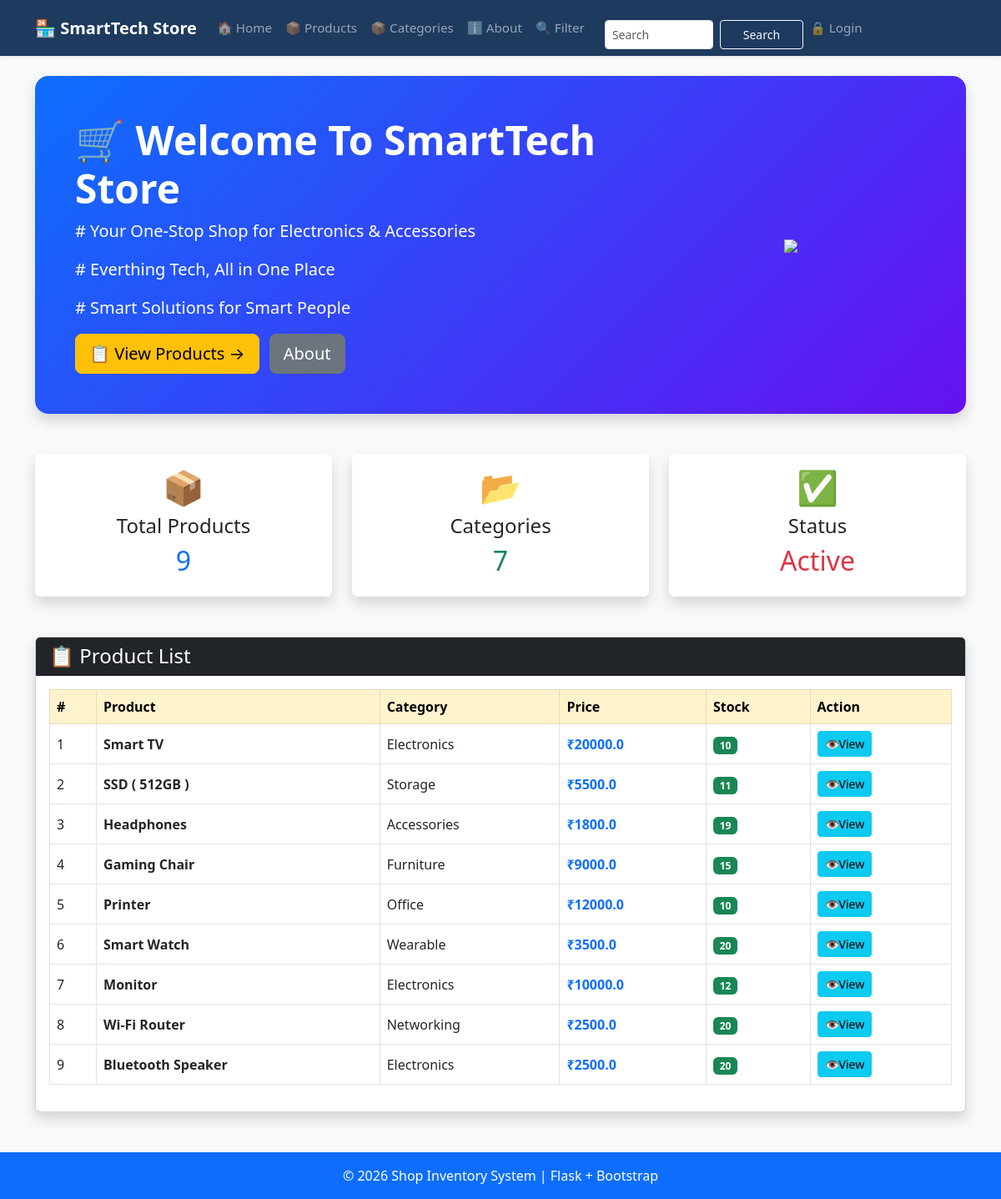
Before: / with the older database file.
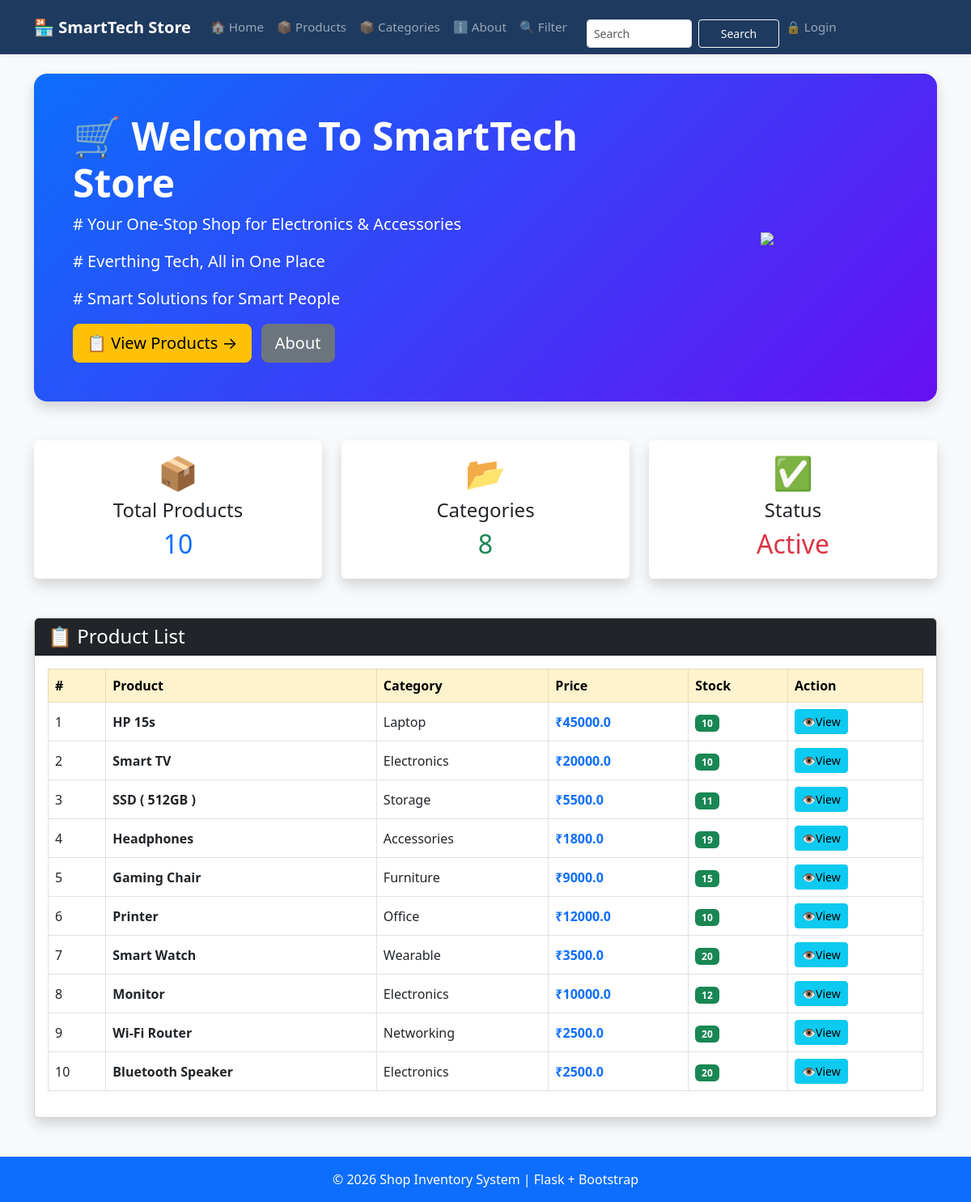
After: the same page with the newer database file.
### tables this page shows
CREATE TABLE products (
                    id INTEGER PRIMARY KEY AUTOINCREMENT,
                    name TEXT NOT NULL,
                    category TEXT NOT NULL,
                    price REAL NOT NULL,
                    stock INTEGER NOT NULL
                 );

### app.py (the view)
@app.route("/")
def home():
    conn = get_db()
    products = conn.execute('SELECT * FROM products ORDER BY id DESC').fetchall()
    total = conn.execute('SELECT COUNT(*) FROM products').fetchone()[0]
    return render_template("home.html", products=products, total=total)

### database.py (called while the page is built)
def get_db():
    conn = sqlite3.connect(DB_PATH)
    conn.row_factory = sqlite3.Row # To access columns by name
    return conn

### templates/home.html (shortened to what this page needs)
{% extends "base.html" %}
{% block content %}
<div class="p-5 mb-5 rounded-4 text-white shadow"
     style="background: linear-gradient(135deg,#0d6efd,#6610f2);">
    <div class="row align-items-center">
        <div class="col-md-8">
            <h1 class="display-5 fw-bold">
                🛒 Welcome To SmartTech Store
            </h1>
            <p class="lead">
              #  Your One-Stop Shop for Electronics & Accessories
            </p>
            <p class="lead">
              #  Everthing Tech, All in One Place
            </p>
            <p class="lead">
              #  Smart Solutions for Smart People
            </p>
            <a href="{{ url_for('product') }}" class="btn btn-warning btn-lg me-2">
                📋 View Products →
            </a>
            <a href="{{ url_for('about') }}" class="btn btn-secondary btn-lg me-2">
                About
            </a>
        </div>
        <div class="col-md-4 text-center">
            <img src="https://cdn-icons-png.flaticon.com/512/3082/3082028.png"
                 width="220"
                 class="img-fluid">
        </div>
    </div>
</div>
<div class="row g-4 mb-5">
    <div class="col-md-4">
        <div class="card border-0 shadow text-center h-100">
            <div class="card-body">
                <h1>📦</h1>
                <h4>Total Products</h4>
                <h2 class="text-primary">{{ total }}</h2>
            </div>
        </div>
    </div>
    <div class="col-md-4">
        <div class="card border-0 shadow text-center h-100">
            <div class="card-body">
                <h1>📂</h1>
                <h4>Categories</h4>
                <h2 class="text-success">
                    {{ products|map(attribute='category')|unique|list|length }}
                </h2>
            </div>
        </div>
    </div>
    <div class="col-md-4">
        <div class="card border-0 shadow text-center h-100">
            <div class="card-body">
                <h1>✅</h1>
                <h4>Status</h4>
                <h2 class="text-danger">Active</h2>
            </div>
        </div>
    </div>
</div>
<div class="card shadow">
    <div class="card-header bg-dark text-white">
        <h4 class="mb-0">📋 Product List</h4>
    </div>
    <div class="card-body">
        <div class="table-responsive">
            <table class="table table-hover table-bordered align-middle">
                <thead class="table-warning">
                    <tr>
                        <th>#</th>
                        <th>Product</th>
                        <th>Category</th>
                        <th>Price</th>
                        <th>Stock</th>
                        <th>Action</th>
                    </tr>
                </thead>
                <tbody>
                {% for product in products %}
                    <tr>
                        <td>{{ loop.index }}</td>
                        <td>
                            <strong>{{ product.name }}</strong>
                        </td>
                        <td>{{ product.category }}</td>
                        <td class="text-primary fw-bold">
                            ₹{{ product.price }}
                        </td>
                        <td>
                            <span class="badge bg-success">
                              {{ product.stock }}
                            </span>
                        </td>
                        <td>
                            <a href="{{ url_for('product_detail', id=product.id) }}"
                               class="btn btn-info btn-sm">
                                👁️View
                            </a>
                        </td>
                    </tr>
                {% else %}
                    <tr>
                        <td colspan="6" class="text-center text-danger">
                            No Products Available
                        </td>
                    </tr>
                {% endfor %}
                </tbody>
            </table>
        </div>
    </div>
</div>
{% endblock %}

Changed rows visible on the page:
added products: name "HP 15s", category "Laptop", price "45000.0", stock "10"
Other visible differences:
{{ total }}: "9" → "10"
{{ products|map(attribute='category')|unique|list|length }}: "7" → "8"
